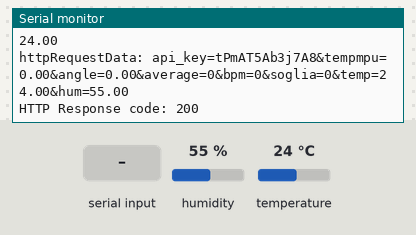
This sketch was run on a simulated ESP8266 (NodeMCU). Shown: the last lines printed to the serial monitor. The test bench sets the inputs (shaded band); at power-on: humidity 55 %, temperature 24 °C. WiFi joins after 1.5 s; servers stay silent unless stated; uploads are accepted with an empty reply.

Above: at 3.2 s.
3.3 s: "T90\n" received over the second serial link
At 3.57 s:
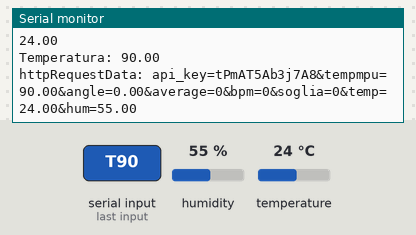
9.6 s: "T,45\n" received over the second serial link
At 9.86 s:
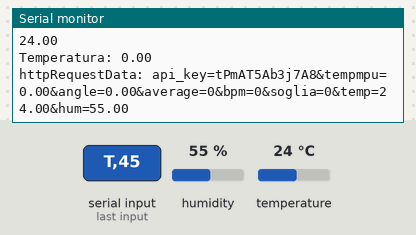
15.9 s: "A90\n" received over the second serial link
At 16.13 s:
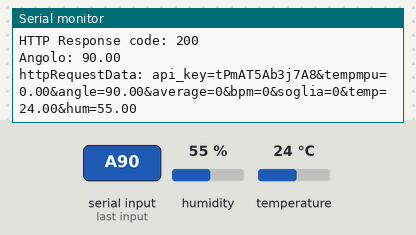
17.4 s: "M90\n" received over the second serial link
At 17.7 s:
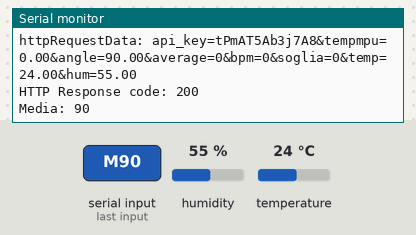
19.0 s: "B90\n" received over the second serial link
At 19.28 s:
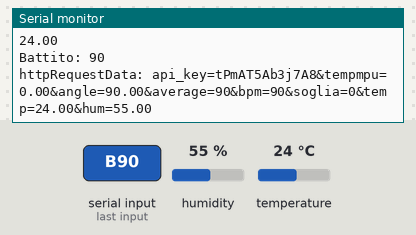
20.5 s: "S90\n" received over the second serial link
At 20.86 s:
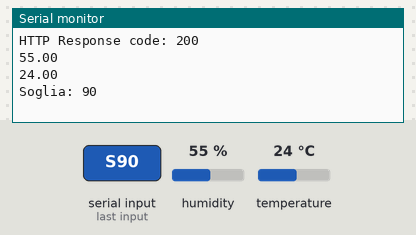
Timing chart, 0 to 23.2 s (numbered marks = the images above; inputs shaded):
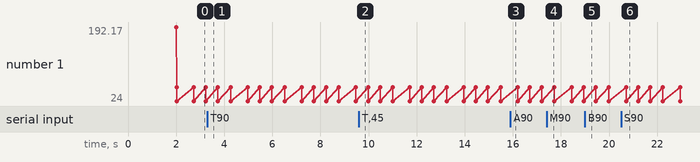

The sketch:

wifi.ino
```cpp
#include "serialreceive.h"
#include "dhtread.h"
#include "wifidata.h"

void setup() {
  Serial.begin(9600); // inizializza seriale per Arduino
  Esp_serial.begin(9600); // Inizializza SoftwareSerial per collegamento con ESP
  dht.begin();
  // Connect to Wi-Fi
  WiFi.begin(ssid, password);
  Serial.println("Connecting to WiFi");
  while (WiFi.status() != WL_CONNECTED) {
    delay(1000);
    Serial.println(".");
  }

  // Print ESP8266 Local IP Address
  Serial.println(WiFi.localIP());

}

void loop() {

  letturadht();

  servercall();

  decodeserial();


  delay(1);
}
```

dhtread.h
```cpp
#ifndef dhtread
#define dhtread

#include "DHT.h"
#define DHTTYPE DHT11   // DHT 11
const int DHTPin = D5;
DHT dht(DHTPin, DHTTYPE);
float h;
float t;
unsigned long timea=0;

void letturadht() {
   if (millis() - timea > 500) {
    h = dht.readHumidity();
    t = dht.readTemperature();
    Serial.println(h);
    Serial.println(t);
  timea=millis();
   }
}
#endif
```

sensdata.h
```cpp
#ifndef sensdata
#define sensdata
// Replace with your network credentials
const char* ssid = "SSID";
const char* password = "PWD";

// server mysql

// REPLACE with your Domain name and URL path or IP address with path
const char* serverName = "http://tempcontrol.it/";

String apiKeyValue = "tPmAT5Ab3j7A8";

#endif
```

serialreceive.h
```cpp
#ifndef serialreceive
#define serialreceive

float tempmpu;
float angle;
int BPM ;
int soglia;
int average;


String valore;
char lettura[32];
String line = "";
#include <SoftwareSerial.h>
SoftwareSerial Esp_serial(D3, D4);

void analizestring(char lettura[]) {
  if (lettura[0] == 'T') {
    Serial.print("Temperatura: ");
    valore = "";
    for (int i = 1; i < 32; i++) {
      valore = valore + String(lettura[i]);
    }
    tempmpu = valore.toFloat();
    Serial.println(tempmpu);
  }
  else if (lettura[0] == 'A') {
    valore = "";
    Serial.print("Angolo: ");
    for (int i = 1; i < 32; i++) {
      valore = valore + String(lettura[i]);
    }
    angle = valore.toFloat();
    Serial.println(angle);
  }
  else if (lettura[0] == 'M') {
    Serial.print("Media: ");
    valore = "";
    for (int i = 1; i < 32; i++) {
      valore = valore + String(lettura[i]);
    }
    average = valore.toInt();
    Serial.println(average);
  }
  else if (lettura[0] == 'B') {
    Serial.print("Battito: ");
    valore = "";
    for (int i = 1; i < 32; i++) {
      valore = valore + String(lettura[i]);
    }
    BPM = valore.toInt();
    Serial.println(BPM);
  }
  else if (lettura[0] == 'S') {
          Serial.print("Soglia: ");
    valore = "";
    for (int i = 1; i < 32; i++) {
      valore = valore + String(lettura[i]);
    }
    soglia = valore.toInt();
        Serial.println(soglia);
  }
}

void process (String line) {

  // Serial.println(line);
  int str_len = line.length() + 1;
  // Prepare the character array (the buffer)
  char lettura[str_len];
  // Copy it over
  line.toCharArray(lettura, str_len);
  // Serial.println(lettura);
  analizestring(lettura);
}

void decodeserial () {
  if (Esp_serial.available() > 0) {
    char ch = Esp_serial.read();
    if ((ch == '\n') || (ch == '\r')) {
      process(line);
      line = "";
    }
    else {
      line += ch;
    }
  }
}

#endif
```

wifidata.h
```cpp
#ifndef wifidata
#define wifidata

#include "serialreceive.h"
#include "dhtread.h"
#include "sensdata.h"

#include <Arduino.h>
#include <ESP8266WiFi.h>

#include <ESP8266HTTPClient.h>
#include <Hash.h>

//timer
unsigned long t2 = 0;
unsigned long dt = 0;
unsigned long t3 = 200;//update database every

void servercall () {
  if (WiFi.status() == WL_CONNECTED) {
    HTTPClient http;
    http.begin(serverName);    // Your Domain name with URL path or IP address with pat

    // Specify content-type header
    http.addHeader("Content-Type", "application/x-www-form-urlencoded");
    dt = millis() - t2;
    if (dt >= t3) {
      // Prepare your HTTP POST request data
      String httpRequestData = "api_key=" + apiKeyValue + "&tempmpu=" + String(tempmpu)
                               + "&angle=" + String(angle) + "&average=" + String(average)
                                   +  "&bpm=" + String(BPM) + "&soglia=" + String(soglia)
                                    + "&temp=" + String(t) + "&hum=" + String(h) + "";
      Serial.print("httpRequestData: ");
      Serial.println(httpRequestData);
      // Send HTTP POST request
      int httpResponseCode = http.POST(httpRequestData);

      if (httpResponseCode > 0) {
        Serial.print("HTTP Response code: ");
        Serial.println(httpResponseCode);
      }
      else {
        Serial.print("Error code: ");
        Serial.println(httpResponseCode);
      }
      t2 = millis();
    }
    // Free resources
    http.end();
  }
}
#endif
```

Measured:
- after the input at 3.3 s, the serial monitor: prints a new line at once (image 1)
- after the input at 9.6 s, the serial monitor: prints a new line at once (image 2)
- after the input at 15.9 s, the serial monitor: prints a new line at once (image 3)
- after the input at 17.4 s, the serial monitor: prints a new line after 0.15 s (image 4)
- after the input at 19.0 s, the serial monitor: prints a new line at once (image 5)
- after the input at 20.5 s, the serial monitor: prints a new line after 0.21 s (image 6)
